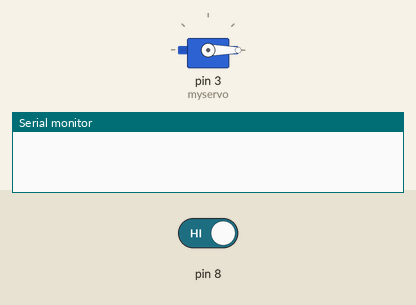
This sketch was run on a simulated Arduino Uno, built with avr-gcc and run on an emulated ATmega328P. On the bench: servo, the last lines printed to the serial monitor. The inputs (shaded band) are chosen by the test bench; at power-on: pin 8 HIGH.

Above: at 1.2 s.
1.3 s: pin 8 driven LOW
At 2.5 s:
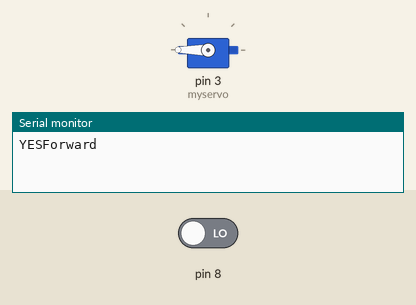
2.8 s: pin 8 driven HIGH
At 3.7 s:
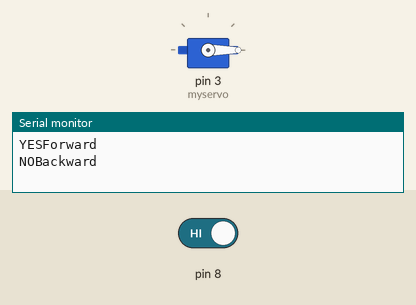
Timing chart, 0 to 5.8 s (numbered marks = the images above; inputs shaded):
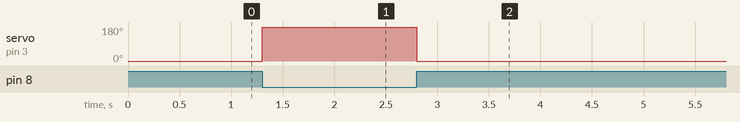

The sketch:

ProjectTechvolt2.ino
```cpp
#include<Servo.h>
Servo myservo;
bool isRaining=false;
void setup() {
  pinMode(8,INPUT);
  Serial.begin(9600);
  myservo.attach(3);
  myservo.write(0);
}
void loop() {
  int i=digitalRead(8);
  if(i==LOW&&!isRaining){
    Serial.print("YES");
    myservo.write(180);
    Serial.println("Forward");
    isRaining=true;
    delay(1000);
  }
  else if((i==HIGH&&isRaining)){
    Serial.print("NO");
    myservo.write(0);
    Serial.println("Backward");
    isRaining=false;
    delay(1000);
  }
}
```

Measured:
- after the input at 1.3 s, servo on pin 3 (myservo): 0° → 180° at once
- after the input at 2.8 s, servo on pin 3 (myservo): 180° → 0° at once
